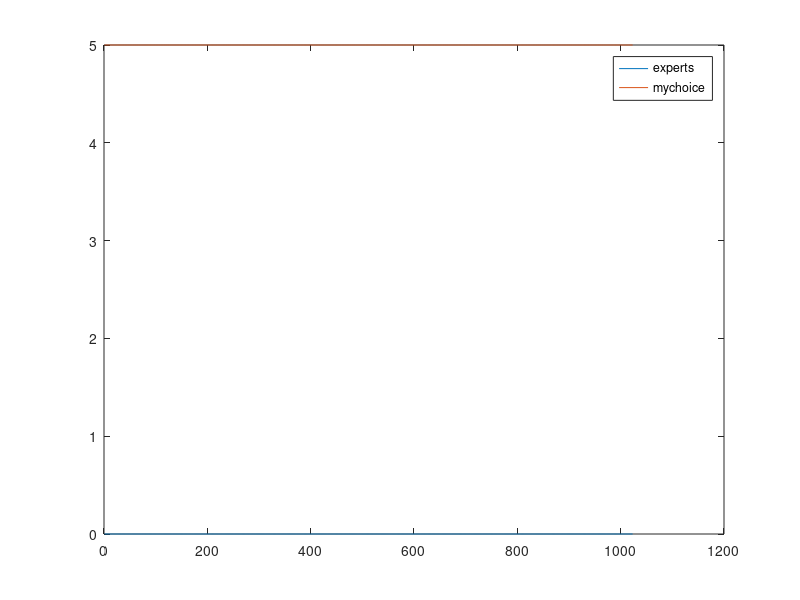
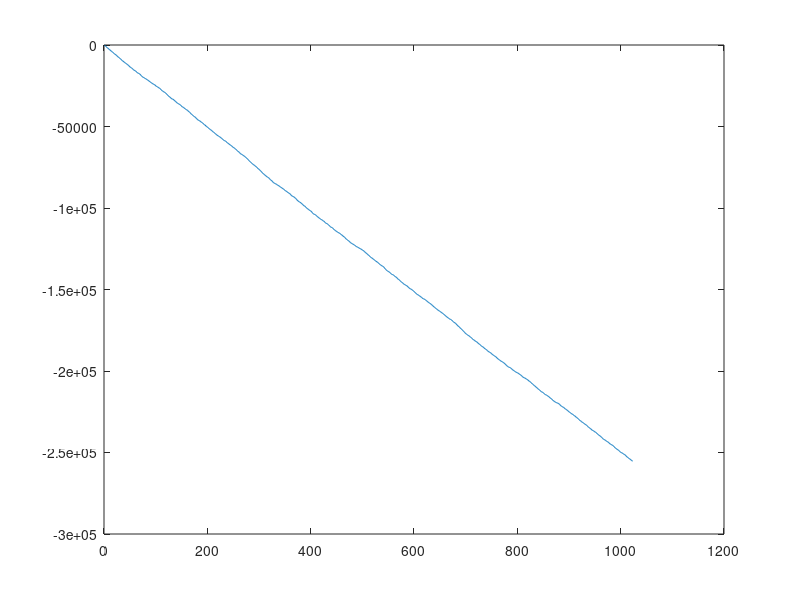

Recreate these plots in MATLAB, in order.
function out = SMD()
%use doubling tricking to iterate
M = 10; % 2 ^ 15 = 32768
% the maxiums turn will iterate T times;
T = 2^(M)-1; % avoid the last value to 0
% T = 50000;

global r_bound;
r_bound = [0,5];
% D and eta are used in reward function U
global D;
D = 2*pi;

y0 = 2;

global eta;
eta = 1;

global thetas;
thetas  = zeros(1,T+1); % <G , Z>
% output variable
global regrets;
regrets = zeros(1,T);

global experts;
experts = zeros(1,T);
global expertsRewards;
expertsRewards = zeros(1,T);
global myChoices;
myChoices = zeros(1,T);
global myRewards;
myRewards = zeros(1,T);

%%%%%%%%%%%%%%%%%%
% main function  %
%%%%%%%%%%%%%%%%%%
  isDraw =true;
%   rng(1);
%   out_d=OGD_doubling(M,y1,isDraw);
%   
%   figure('name','Regrets Compare','NumberTitle','off','Position',[100,0,700,500]);
%   plot(out_d,'DisplayName','doubling');
%   hold on;
  
   rng(1);
   out = OGD_Primary(T,y0,isDraw);
%    plot(out,'DisplayName','omd');
%    legend('doubling','omd');
%    
%    hold off;
%   
%   rng(1);
%   regret_s=ogdfix(8,r_bound);
%   figure('name','RG','NumberTitle','off','Position',[0,500,700,500]);
%   plot(out,'DisplayName','out_s');
%   hold on;
%   plot(regret_s,'DisplayName','regret_s');
%   legend('out_s','regret_s');
%   hold off;
%%%%%%%end%%%%%%%%


end



function out = OGD_Primary(T,y0,isDraw)
  global experts;
  global myChoices;

%   output variable
%   regrets = zeros(1,T);
%   regrets_div_t = zeros(1,T);
%   experts = zeros(1,T);
%   expertsRewards = zeros(1,T);
%   myChoices = zeros(1,T);
%   myRewards = zeros(1,T);
   
  disp('Begin Loop');
  fprintf('Iterate %d turns',T);
  
   [~,regretsOut ]= iteration(1,T,y0,false);
  
  disp('End Loop');
  
  if isDraw
    figure('name','The value of Xt','NumberTitle','off','Position',[0,500,700,500]);
    plot(experts,'DisplayName','experts');
    hold on;
    plot(myChoices,'DisplayName','mychoice');
    legend('experts','mychoice');
    hold off;
    figure('name','The aluve of regret','NumberTitle','off','Position',[700,500,700,500]);
    plot(regretsOut);
%     figure('name','Regret div t','NumberTitle','off','Position',[700,0,700,500]);
%     plot(regrets_div_t);
  end
  out = regretsOut;
end


function [rOut,regretsOut ]=iteration(t_b,t_e,y0,doubling_flag)

  global r_bound;
  global D;
  global thetas;
  global regrets;
  global experts;
  global expertsRewards;
  global myChoices;
  global myRewards;
  
  %theta

  
  % start at 0 OMG this is a serious problem !!! because in matlab for i =
  % i = 1:1 will iterate
  if t_b == 1
    % I think there is problem
    % If we choose iterate from 1
    % The X_1 is decided by which parameter
    % This simulation is a little bit different from the normal algorithm
    % in the paper. 
    % In my code we get x at first, then we gerate y
    % get x0
    r = project(y0,r_bound);
    %x0 feedback
    thetas(1) = rand(1) * D;    
    y = y0 - 1*gradient(r,thetas(1));
  end
   
  for t = t_b : t_e
    %Z(1:end) = D * rand(size(Z,1),1);
    % thetas(t) = G(2:end) * Z;
    % my choice

    if doubling_flag 
      eta1 = t_b+1; 
    else
      eta1 = t + 1;
    end
    
    % get x_t
    myChoices(t) = project(y,r_bound);
    thetas(t) = rand(1) * D;
    % get theta_t + 1
    y = y - (1 / eta1)*gradient(myChoices(t),thetas(t));
    
    % my rewards
    if t == 1
       myRewards(1)  = userLoss(myChoices(1),thetas(1));
    else
       myRewards(t)  = myRewards(t-1) + userLoss(myChoices(t),thetas(t));
    end
    
    % caculate expert choice

    u = updateExpert(experts,t,thetas);
    u = project(u,r_bound);
    
    % record expert's choice
    experts(t) = u;
    %expert's rewards
    
    expertsRewards(t) = expertLoss(experts(t),thetas,t);
   
    %regret
    regrets(t) = myRewards(t) - expertsRewards(t);
    
  end
  
  rOut = r;
  regretsOut = regrets;
end

function u = updateExpert(experts,t,thetas)
  % note this with change with loss function
  u = 0;
end
% the difference of reward function U
function uout = gradient(r,theta)
  uout = (3+ sin(5*theta) + cos(3*theta))*(10/3 * r - 3 * r^2);
end

% the reward function U
function uout = userLoss(r,theta)
  uout = (3+ sin(5*theta) + cos(3*theta))* r^2 *(5/3-r);
end

function uout = expertLoss(r,thetas,t)
  uout = 0;
end
%the projection funciton
function x_t = project(y_t,r_bound)
  if r_bound(1) <= y_t && y_t <= r_bound(2)
    x_t = y_t;
  else
    if y_t < r_bound(1)
      x_t = r_bound(1);
    else
      x_t = r_bound(2);
    end
  end
end




function out = OGD_doubling(M,y1,isDraw)

  global experts;
  global myChoices;
%   global myRewards;
%   global expertsRewards;
%   global thetas;
   yout = y1;
  %rng('shuffle');
  for m = 1 : M

    [yout,regretsOut] = iteration(2^(m-1),2^(m)-1,yout,true);
%    [myChoices(m),experts(m), regrets(m)]=
%    regrets_div_t(m) = regrets(m)/2^m;
  end
 
  if isDraw
    figure('name','The value of Xt','NumberTitle','off','Position',[0,500,700,500]);
    plot(experts,'DisplayName','experts');
    hold on;
    plot(myChoices,'DisplayName','mychoice');
    legend('experts','mychoice');
    hold off;
    figure('name','The aluve of regret','NumberTitle','off','Position',[700,500,700,500]);
    hold on;
    %plot(regret_s'+ones(1,size(regret_s,1))*89);
    
    plot(regretsOut);
    hold off;
    
%     figure('name','Regret div t','NumberTitle','off','Position',[700,0,700,500]);
%     plot(regrets_div_t);
  end
%   diff(1:end) = regrets -(regret_s'-ones(1,size(regret_s,1))*89);

  out = regretsOut;
end

